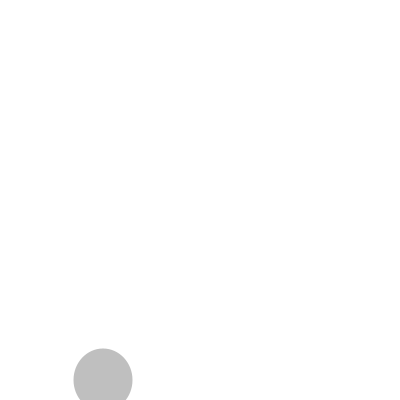
Frame 1 (no input)
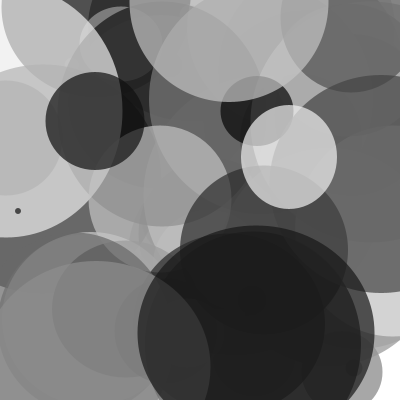
Frame 60 (the mouse pressed at the canvas centre just before this capture)
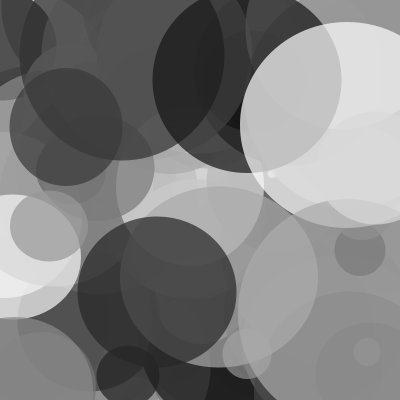
Frame 120 (the mouse held since frame 60 and released just before this capture)

The Processing sketch that drew these frames (run headless with seeded random() and noise(); from frame 60 on, the mouse is pressed at the canvas centre):

// Processing sketch: processing_7608
// ── processing_7608.pde

int opacity = 180;

void setup()
{
  size(400, 400);
  background(255);
  noStroke();
  smooth();
  frameRate(5);
}

void draw()
{
  int col = int(random(0, 255));
  int x = int(random(0, width));
  int y = int(random(0, height));
  int radius1 = int(random(0, 250));
  int radius2 = int(random(radius1*0.9, radius1*1.1));
  
  fill(col, opacity);
  ellipse(x, y, radius1, radius2);
}
